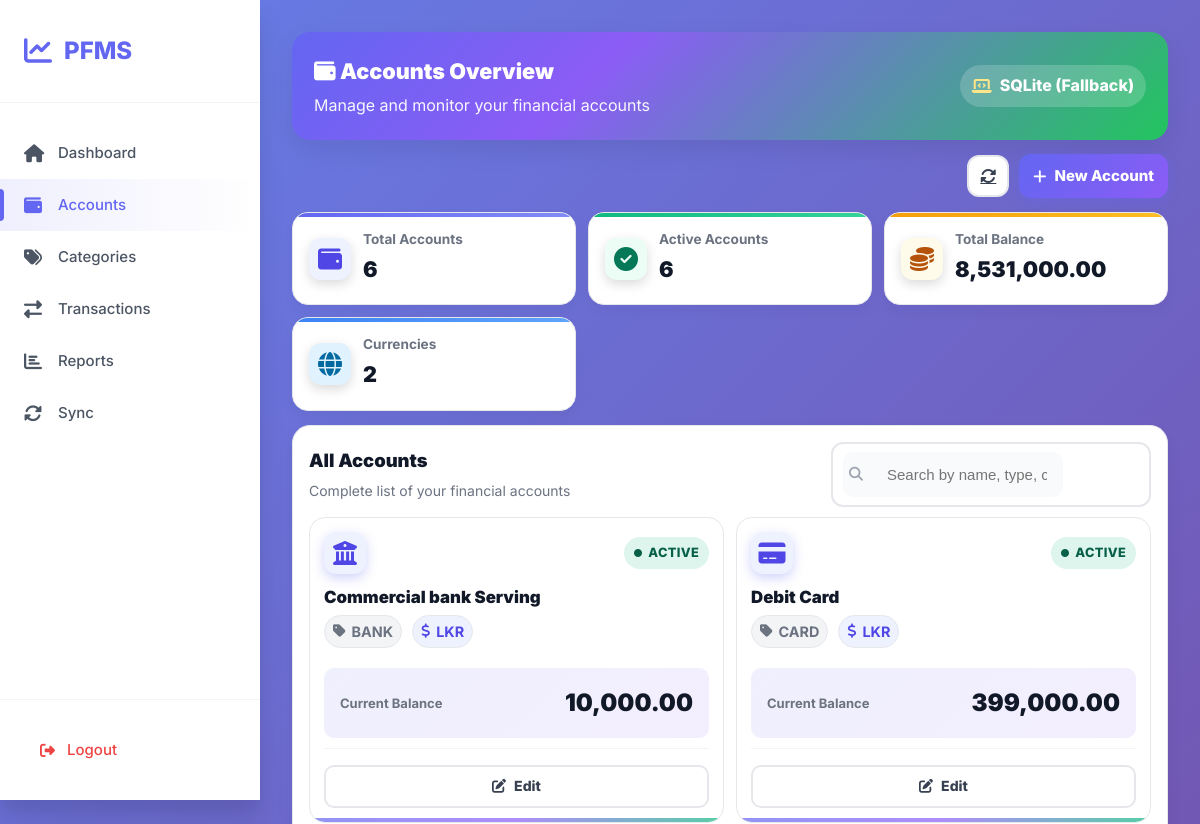
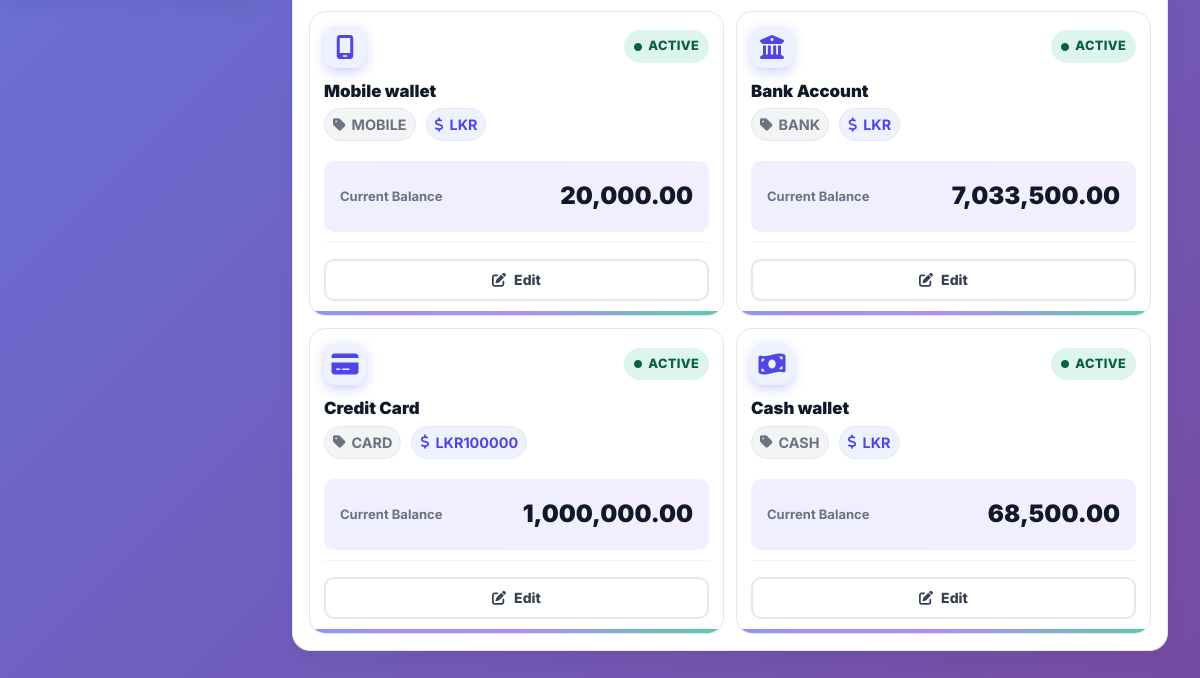
The page /app/auth/accounts/index.php (signed in) on the database as committed earlier (2 pictures, top to bottom).
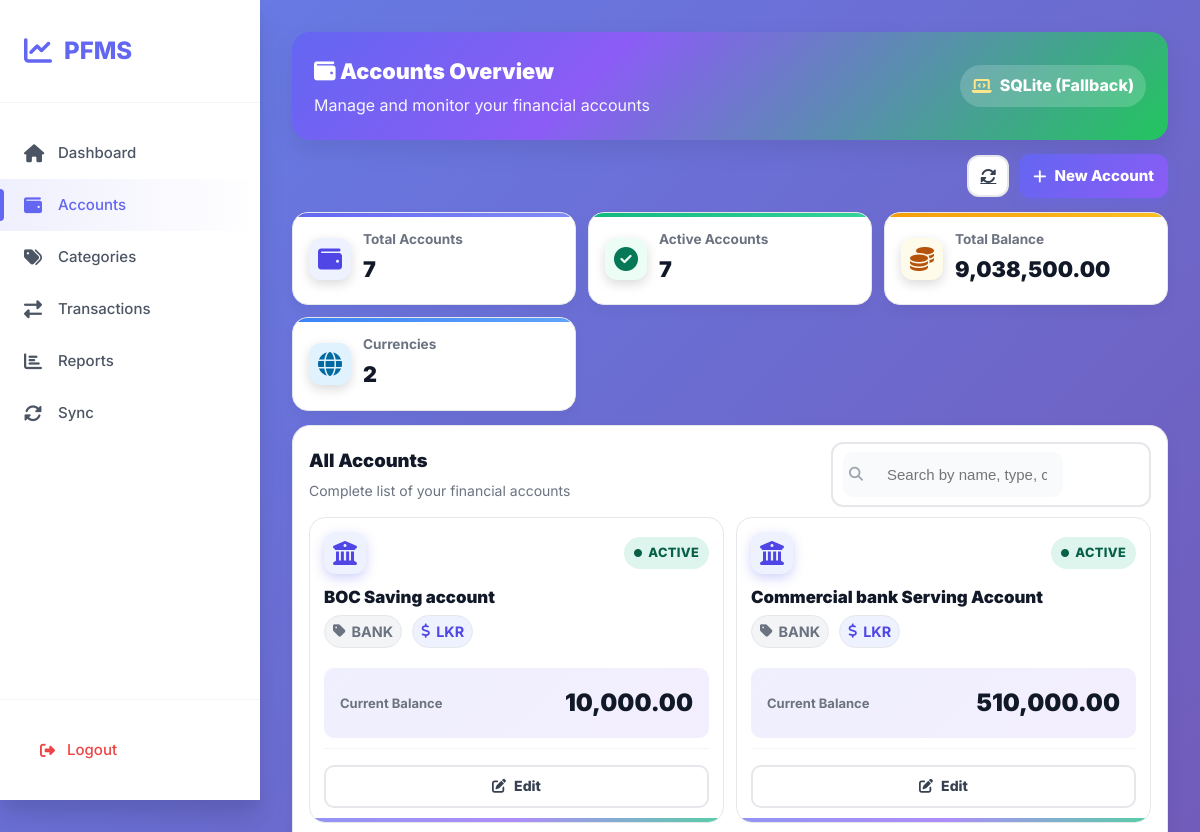
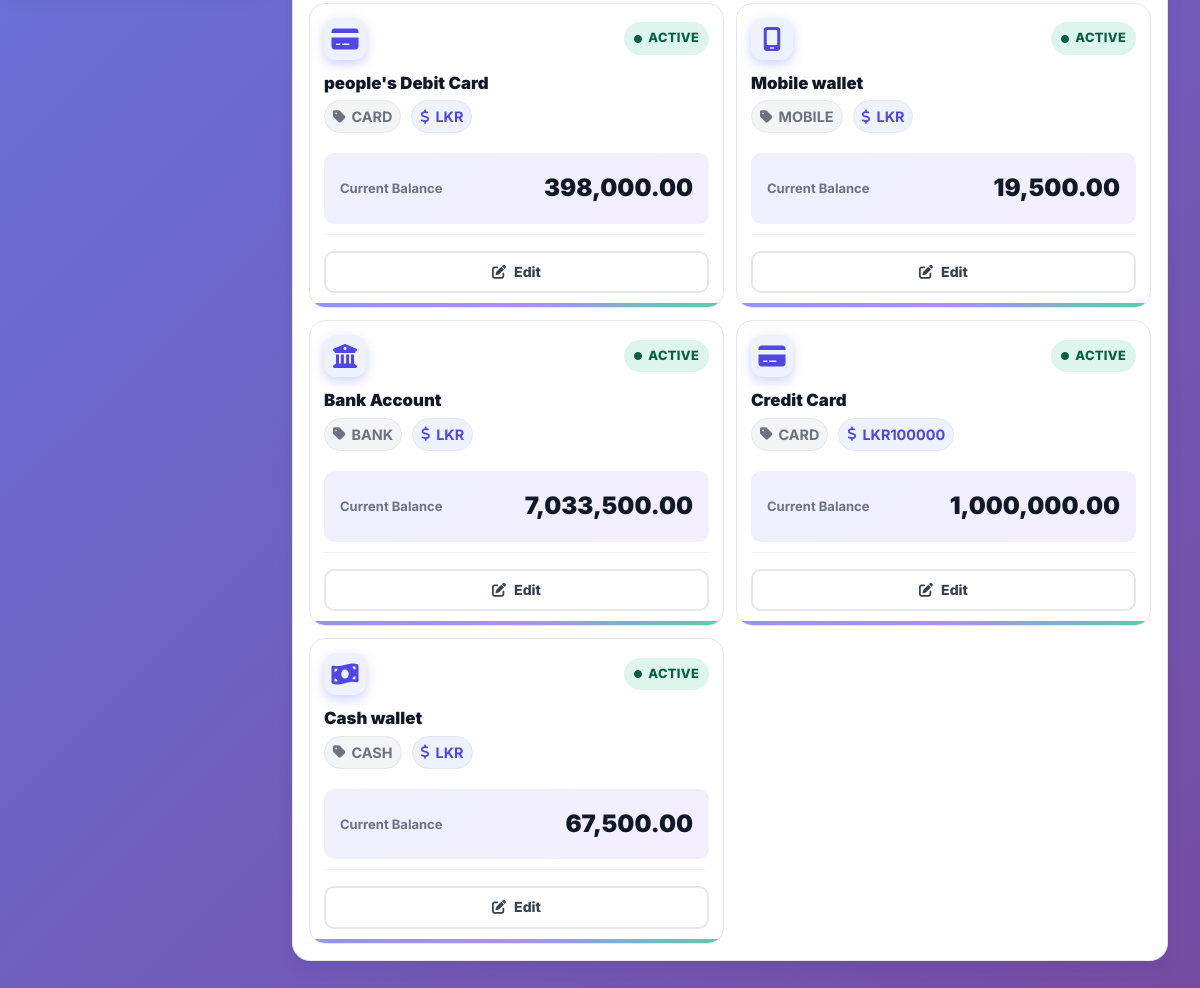
The same page on the database as committed later (2 pictures, top to bottom).
### tables this page shows
CREATE TABLE ACCOUNTS_LOCAL (
  local_account_id  INTEGER PRIMARY KEY AUTOINCREMENT,
  user_local_id     INTEGER NOT NULL,
  server_account_id INTEGER,
  account_name      TEXT NOT NULL,
  account_type      TEXT NOT NULL CHECK(account_type IN ('CASH','BANK','CARD','MOBILE')),
  currency_code     TEXT NOT NULL DEFAULT 'LKR',
  opening_balance   REAL NOT NULL DEFAULT 0,
  is_active         INTEGER NOT NULL DEFAULT 1, -- 1/0
  created_at        TEXT NOT NULL,
  updated_at        TEXT NOT NULL,
  FOREIGN KEY(user_local_id) REFERENCES USERS_LOCAL(local_user_id)
);

### app/auth/accounts/index.php (the view, shortened to what this page needs)
<?php
function h($x){ return htmlspecialchars((string)$x, ENT_QUOTES, 'UTF-8'); }
$pdo = sqlite();
$uid = (int)($_SESSION['uid'] ?? 0);
$mapStmt = $pdo->prepare("SELECT server_user_id FROM USERS_LOCAL WHERE local_user_id = ?");
$mapStmt->execute([$uid]);
$serverUid = (int)($mapStmt->fetchColumn() ?: 0);
$oconn = @oracle_conn();
$use_oracle = false;
$rows = [];
if ($use_oracle) {
    $sql = "
        SELECT
            a.server_account_id AS local_account_id,
            a.account_name,
            a.account_type,
            NVL(a.currency_code, 'LKR') AS currency_code,
            NVL(a.is_active,1) AS is_active,
            a.created_at,
            a.updated_at,
            NVL(a.opening_balance,0)
              + NVL(SUM(CASE
                  WHEN UPPER(t.txn_type)='INCOME'  THEN t.amount
                  WHEN UPPER(t.txn_type)='EXPENSE' THEN -t.amount
                  ELSE 0 END),0) AS current_balance
        FROM ACCOUNTS_CLOUD a
        LEFT JOIN TRANSACTIONS_CLOUD t
          ON t.account_server_id = a.server_account_id
         AND t.user_server_id    = a.user_server_id
        WHERE a.user_server_id = :P_UID
        GROUP BY
          a.server_account_id,
          a.account_name,
          a.account_type,
          a.currency_code,
          a.is_active,
          a.created_at,
          a.updated_at,
          a.opening_balance
        ORDER BY NVL(a.is_active,1) DESC, a.created_at DESC
    ";
    $st = oci_parse($oconn, $sql);
    oci_bind_by_name($st, ':P_UID', $serverUid, -1, SQLT_INT);
    oci_execute($st);
    while ($r = oci_fetch_assoc($st)) $rows[] = arr_keys_lower($r);
} else {
    $stmt = $pdo->prepare("
      SELECT local_account_id, account_name, account_type, currency_code,
             current_balance, IFNULL(is_active,1) AS is_active, created_at, updated_at
      FROM V_ACCOUNT_BALANCES
      WHERE user_local_id = ?
      ORDER BY is_active DESC, created_at DESC
    ");
    $stmt->execute([$uid]);
    $rows = $stmt->fetchAll(PDO::FETCH_ASSOC);
}
$total_accounts    = count($rows);
$active_accounts   = count(array_filter($rows, fn($r) => (int)$r['is_active']));
$total_balance     = array_sum(array_map(fn($r) => (float)$r['current_balance'], $rows));
$currency_data = [];
foreach ($rows as $r) {
    $curr = strtoupper((string)$r['currency_code']);
    if (!isset($currency_data[$curr])) $currency_data[$curr] = ['count' => 0, 'balance' => 0.0];
    $currency_data[$curr]['count']++;
    $currency_data[$curr]['balance'] += (float)$r['current_balance'];
}
?>
<!doctype html>
<html lang="en">
<head>
  <link rel="stylesheet" href="https://cdnjs.cloudflare.com/ajax/libs/font-awesome/6.4.0/css/all.min.css">
  <link rel="stylesheet" href="index.css">
</head>
<body>
<div class="app-container">
  <aside class="sidebar">
    <div class="logo">
      <i class="fas fa-chart-line"></i>
      <span>PFMS</span>
    </div>
    <nav class="nav-menu">
      <a href="<?= APP_BASE ?>/public/dashboard.php" class="nav-item">
        <i class="fas fa-home"></i> <span>Dashboard</span>
      </a>
      <a href="<?= APP_BASE ?>/app/auth/accounts/index.php" class="nav-item active">
        <i class="fas fa-wallet"></i> <span>Accounts</span>
      </a>
      <a href="<?= APP_BASE ?>/app/categories/index.php" class="nav-item">
        <i class="fas fa-tags"></i> <span>Categories</span>
      </a>
      <a href="<?= APP_BASE ?>/app/transactions/index.php" class="nav-item">
        <i class="fas fa-exchange-alt"></i> <span>Transactions</span>
      </a>
      <a href="<?= APP_BASE ?>/app/reports/index_oracle.php" class="nav-item">
        <i class="fas fa-chart-bar"></i> <span>Reports</span>
      </a>
      <a href="<?= APP_BASE ?>/public/sync.php" class="nav-item">
        <i class="fas fa-sync-alt"></i> <span>Sync</span>
      </a>
    </nav>
    <div class="sidebar-footer">
      <a href="<?= APP_BASE ?>/public/logout.php" class="logout-link">
        <i class="fas fa-sign-out-alt"></i> <span>Logout</span>
      </a>
    </div>
  </aside>
  <main class="main-content">
    <div class="page-hero">
      <div>
        <h1><i class="fas fa-wallet"></i> Accounts Overview</h1>
        <p>Manage and monitor your financial accounts</p>
      </div>
      <div class="db-chip">
        <?php if ($use_oracle): ?>
          <i class="fas fa-database ok"></i> Oracle Connected
        <?php else: ?>
          <i class="fas fa-laptop-code fb"></i> SQLite (Fallback)
        <?php endif; ?>
      </div>
    </div>
    <div style="display:flex;justify-content:space-between;align-items:center;gap:10px;margin-bottom:10px">
      <div style="display:flex;gap:10px;align-items:center">
        <a href="<?= APP_BASE ?>/public/sync.php" class="btn-icon" title="Sync Now">
          <i class="fas fa-sync-alt"></i>
        </a>
        <a href="<?= APP_BASE ?>/app/auth/accounts/create.php" class="btn-primary">
          <i class="fas fa-plus"></i><span>New Account</span>
        </a>
      </div>
    </div>
    <div class="stats-grid">
      <div class="stat-box stat-primary">
        <div class="stat-icon"><i class="fas fa-wallet"></i></div>
        <div>
          <div class="stat-label">Total Accounts</div>
          <div class="stat-value"><?= $total_accounts ?></div>
        </div>
      </div>
      <div class="stat-box stat-success">
        <div class="stat-icon"><i class="fas fa-check-circle"></i></div>
        <div>
          <div class="stat-label">Active Accounts</div>
          <div class="stat-value"><?= $active_accounts ?></div>
        </div>
      </div>
      <div class="stat-box stat-warning">
        <div class="stat-icon"><i class="fas fa-coins"></i></div>
        <div>
          <div class="stat-label">Total Balance</div>
          <div class="stat-value"><?= number_format($total_balance, 2) ?></div>
        </div>
      </div>
      <div class="stat-box stat-info">
        <div class="stat-icon"><i class="fas fa-globe"></i></div>
        <div>
          <div class="stat-label">Currencies</div>
          <div class="stat-value"><?= count($currency_data) ?></div>
        </div>
      </div>
    </div>
    <div class="table-section">
      <div class="section-header">
        <div>
          <h2>All Accounts</h2>
          <p>Complete list of your financial accounts</p>
        </div>
        <div class="search-container">
          <i class="fas fa-search"></i>
          <input type="text" id="searchInput" placeholder="Search by name, type, currency...">
        </div>
      </div>
      <?php if (empty($rows)): ?>
      <div class="empty-state">
        <div class="empty-icon"><i class="fas fa-wallet"></i></div>
        <h3>No Accounts Found</h3>
        <p>Create your first account to start tracking</p>
        <a href="<?= APP_BASE ?>/app/auth/accounts/create.php" class="btn-primary">
          <i class="fas fa-plus"></i> <span>Create Account</span>
        </a>
      </div>
      <?php else: ?>
      <div class="accounts-grid">
        <?php foreach($rows as $r):
          $name = (string)$r['account_name'];
          $type = strtoupper((string)$r['account_type']);
          $curr = (string)$r['currency_code'];
          $bal  = (float)$r['current_balance'];
          $isActive = (int)$r['is_active'] === 1;
          $icon = 'wallet';
          if ($type === 'BANK')   $icon = 'building-columns';
          if ($type === 'CARD')   $icon = 'credit-card';
          if ($type === 'CASH')   $icon = 'money-bill-wave';
          if ($type === 'MOBILE') $icon = 'mobile-screen';
        ?>
        <div class="account-card"
             data-account-name="<?= h($name) ?>"
             data-account-type="<?= h($type) ?>"
             data-currency="<?= h($curr) ?>">
          <div class="account-header">
            <div class="account-icon-wrapper"><i class="fas fa-<?= $icon ?>"></i></div>
            <div class="account-status">
              <?php if ($isActive): ?>
                <span class="badge badge-success"><i class="fas fa-circle"></i> Active</span>
              <?php else: ?>
                <span class="badge badge-inactive"><i class="fas fa-circle"></i> Inactive</span>
              <?php endif; ?>
            </div>
          </div>
          <div class="account-body">
            <h3><?= h($name) ?></h3>
            <div class="account-meta">
              <span class="meta-pill"><i class="fas fa-tag"></i> <?= h($type) ?></span>
              <span class="meta-pill meta-curr"><i class="fas fa-dollar-sign"></i> <?= h($curr) ?></span>
            </div>
            <div class="account-balance">
              <span class="balance-label">Current Balance</span>
              <span class="balance-amount"><?= number_format($bal, 2) ?></span>
            </div>
          </div>
          <div class="account-footer">
            <a href="<?= APP_BASE ?>/app/auth/accounts/edit.php?id=<?= (int)$r['local_account_id'] ?>"
               class="action-btn">
              <i class="fas fa-edit"></i> Edit
            </a>
          </div>
        </div>
        <?php endforeach; ?>
      </div>
      <?php endif; ?>
    </div>
  </main>
</div>
</body>
</html>

### app/auth/accounts/index.php (style rules this page uses)
.page-hero { background: linear-gradient(135deg,#6366f1 0%, #8b5cf6 35%, #22c55e 100%); padding: 22px; border-radius: 18px; color:#fff; margin-bottom:14px; display:flex;justify-content:space-between;align-items:center;gap:12px; box-shadow: 0 10px 24px rgba(0,0,0,.08); }
.page-hero h1 { margin:0;font-size:1.35rem;font-weight:900 }
.page-hero p { margin:4px 0 0 0;opacity:.95 }
.db-chip { display:inline-flex;gap:8px;align-items:center;background:rgba(255,255,255,.18); padding:8px 12px;border-radius:999px;font-weight:800 }
.db-chip .fb { color:#fde68a }
.stats-grid { display:grid;grid-template-columns:repeat(auto-fit,minmax(220px,1fr));gap:12px;margin:14px 0 }
.stat-box { display:flex;gap:12px;align-items:center;background:#fff;border:1px solid #e5e7eb;border-radius:16px;padding:16px;box-shadow:0 6px 14px rgba(17,24,39,.04) }
.stat-icon { width:42px;height:42px;border-radius:12px;display:flex;align-items:center;justify-content:center }
.stat-primary .stat-icon { background:#eef2ff;color:#4f46e5 }
.stat-success .stat-icon { background:#ecfdf5;color:#047857 }
.stat-warning .stat-icon { background:#fffbeb;color:#b45309 }
.stat-info .stat-icon { background:#e0f2fe;color:#0369a1 }
.stat-label { color:#6b7280;font-weight:700;font-size:.85rem }
.stat-value { font-weight:900;color:#111827;font-size:1.35rem }
.table-section { background:#fff;border:1px solid #e5e7eb;border-radius:18px;padding:16px;box-shadow:0 8px 18px rgba(17,24,39,.05) }
.section-header { display:flex;justify-content:space-between;align-items:center;gap:12px;margin-bottom:10px;flex-wrap:wrap }
.section-header h2 { margin:0;font-size:1.15rem;font-weight:900;color:#111827 }
.section-header p { margin:4px 0 0 0;color:#6b7280 }
.search-container { display:flex;align-items:center;gap:8px;border:2px solid #e5e7eb;border-radius:12px;padding:8px 10px;background:#fff }
.search-container input { border:0;outline:0;width:220px }
.accounts-grid { display:grid;grid-template-columns:repeat(auto-fill,minmax(280px,1fr));gap:12px }
.account-card { background:#fff;border:1px solid #e5e7eb;border-radius:16px;padding:14px;display:flex;flex-direction:column;gap:10px;transition:.2s ease;position:relative;overflow:hidden }
.account-card::after { content:'';position:absolute;inset:auto auto 0 0;width:100%;height:4px;background:linear-gradient(90deg,#6366f1,#8b5cf6,#10b981);opacity:.7 }
.account-header { display:flex;justify-content:space-between;align-items:center }
.account-icon-wrapper { width:42px;height:42px;border-radius:12px;display:flex;align-items:center;justify-content:center;background:#eef2ff;color:#4f46e5 }
.badge { display:inline-flex;gap:6px;align-items:center;padding:6px 10px;border-radius:999px;font-weight:800;font-size:.8rem }
.badge-success { background:rgba(16,185,129,.14);color:#065f46 }
.account-body h3 { margin:0 0 4px 0;font-size:1.05rem;font-weight:900;color:#111827 }
.account-meta { display:flex;gap:10px;color:#6b7280;font-size:.9rem }
.meta-pill { display:inline-flex;gap:6px;align-items:center;background:#f3f4f6;border:1px solid #e5e7eb;border-radius:999px;padding:4px 8px;font-weight:700 }
.meta-curr { background:#eef2ff;color:#4f46e5;border-color:#e5e7eb }
.account-balance { display:flex;justify-content:space-between;align-items:center;margin-top:6px }
.balance-label { color:#6b7280;font-weight:700 }
.balance-amount { font-weight:900;color:#111827 }
.account-footer { display:flex;justify-content:flex-end }
.action-btn { display:inline-flex;gap:8px;align-items:center;padding:8px 12px;border-radius:10px;border:2px solid #e5e7eb;color:#374151;text-decoration:none;font-weight:800 }
.btn-icon { display:inline-flex;align-items:center;justify-content:center;width:42px;height:42px;border-radius:12px;border:2px solid #e5e7eb;background:#fff;color:#374151 }
.btn-primary { display:inline-flex;gap:8px;align-items:center;padding:10px 14px;border-radius:12px;color:#fff;text-decoration:none;background:linear-gradient(135deg,#6366f1,#8b5cf6);font-weight:800 }

Rows that differ between the two databases and show on the page:
added accounts_local: account_name "BOC Saving account", account_type "BANK", currency_code "LKR", bal "10,000.00"
changed accounts_local: account_name "Commercial bank Serving" → "Commercial bank Serving Account"; bal "10,000.00" → "510,000.00"
changed accounts_local: account_name "Debit Card" → "people's Debit Card"; bal "399,000.00" → "398,000.00"
computed for accounts_local "Mobile wallet": bal "20,000.00" → "19,500.00"
computed for accounts_local "Cash wallet": bal "68,500.00" → "67,500.00"
Other text that changed with them:
$total_accounts: "6" → "7"
$active_accounts: "6" → "7"
$total_balance: "8,531,000.00" → "9,038,500.00"
